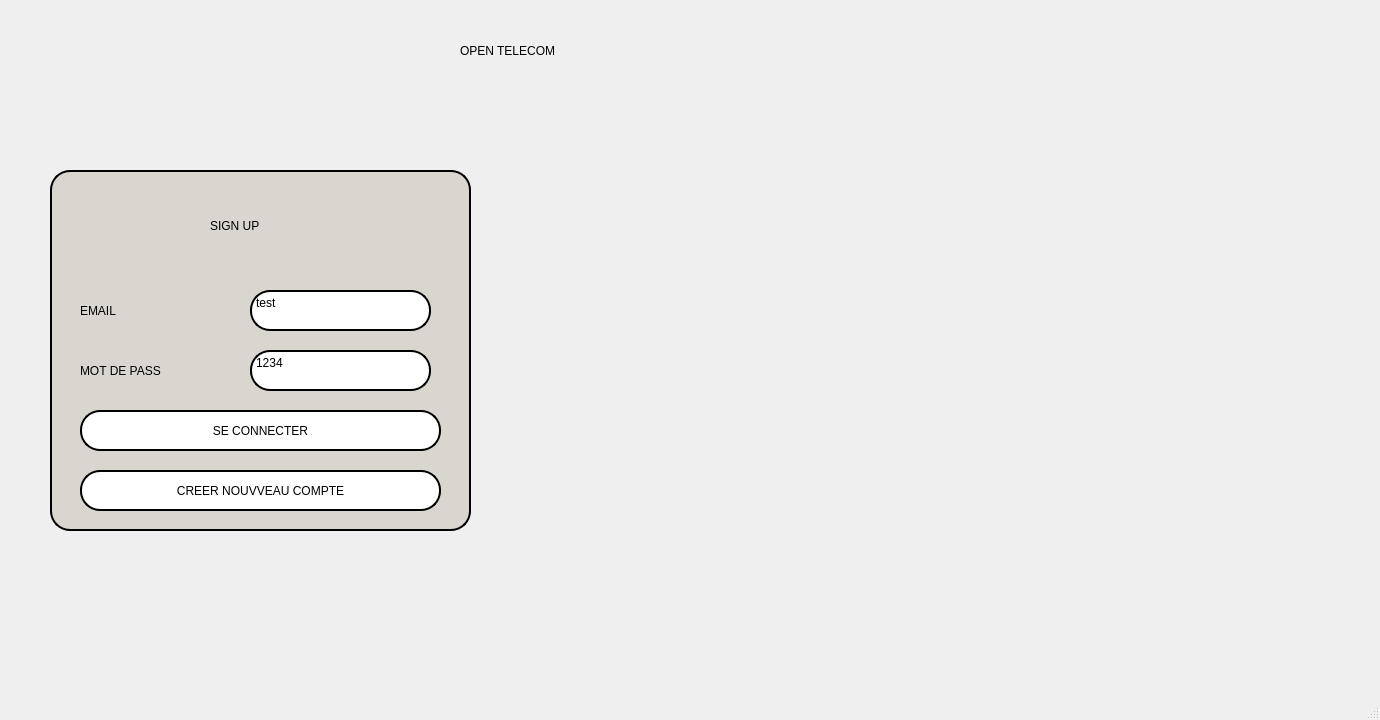
<?xml version="1.0" encoding="UTF-8"?>
<ui version="4.0">
 <class>MainWindow</class>
 <widget class="QMainWindow" name="MainWindow">
  <property name="geometry">
   <rect>
    <x>0</x>
    <y>0</y>
    <width>1380</width>
    <height>720</height>
   </rect>
  </property>
  <property name="minimumSize">
   <size>
    <width>1380</width>
    <height>720</height>
   </size>
  </property>
  <property name="maximumSize">
   <size>
    <width>1380</width>
    <height>720</height>
   </size>
  </property>
  <property name="windowTitle">
   <string>login</string>
  </property>
  <property name="styleSheet">
   <string notr="true"/>
  </property>
  <widget class="QWidget" name="centralwidget">
   <widget class="QLabel" name="label">
    <property name="geometry">
     <rect>
      <x>720</x>
      <y>0</y>
      <width>601</width>
      <height>751</height>
     </rect>
    </property>
    <property name="styleSheet">
     <string notr="true">image: url(:/newPrefix/PngItem_342157.png);</string>
    </property>
    <property name="text">
     <string/>
    </property>
   </widget>
   <widget class="QFrame" name="frame">
    <property name="geometry">
     <rect>
      <x>50</x>
      <y>170</y>
      <width>421</width>
      <height>361</height>
     </rect>
    </property>
    <property name="styleSheet">
     <string notr="true">border: 2px solid black;
font: 75 12pt &quot;Josefin Sans&quot;;
font: 75 8pt &quot;Josefin Sans&quot;;
border-radius: 20px;
background-color:rgb(217, 214, 207);</string>
    </property>
    <property name="frameShape">
     <enum>QFrame::StyledPanel</enum>
    </property>
    <property name="frameShadow">
     <enum>QFrame::Raised</enum>
    </property>
    <widget class="QLabel" name="label_2">
     <property name="geometry">
      <rect>
       <x>160</x>
       <y>40</y>
       <width>111</width>
       <height>31</height>
      </rect>
     </property>
     <property name="styleSheet">
      <string notr="true">font: 63 18pt &quot;Josefin Sans SemiBold&quot;;
color:black;
border:none;
</string>
     </property>
     <property name="text">
      <string>SIGN UP</string>
     </property>
    </widget>
    <widget class="QPlainTextEdit" name="plainTextEdit">
     <property name="geometry">
      <rect>
       <x>200</x>
       <y>120</y>
       <width>181</width>
       <height>41</height>
      </rect>
     </property>
     <property name="styleSheet">
      <string notr="true">background:white;
border-radius: 20px;
font: 63 12pt &quot;Josefin Sans SemiBold&quot;;

</string>
     </property>
     <property name="plainText">
      <string>test</string>
     </property>
    </widget>
    <widget class="QLabel" name="label_3">
     <property name="geometry">
      <rect>
       <x>30</x>
       <y>120</y>
       <width>121</width>
       <height>41</height>
      </rect>
     </property>
     <property name="styleSheet">
      <string notr="true">font: 63 12pt &quot;Josefin Sans SemiBold&quot;;
color:black;
BORDER:NONE;
</string>
     </property>
     <property name="text">
      <string>EMAIL</string>
     </property>
    </widget>
    <widget class="QPlainTextEdit" name="plainTextEdit_2">
     <property name="geometry">
      <rect>
       <x>200</x>
       <y>180</y>
       <width>181</width>
       <height>41</height>
      </rect>
     </property>
     <property name="styleSheet">
      <string notr="true">background:white;
border-radius: 20px;
font: 63 12pt &quot;Josefin Sans SemiBold&quot;;

</string>
     </property>
     <property name="plainText">
      <string>1234</string>
     </property>
    </widget>
    <widget class="QLabel" name="label_4">
     <property name="geometry">
      <rect>
       <x>30</x>
       <y>180</y>
       <width>121</width>
       <height>41</height>
      </rect>
     </property>
     <property name="styleSheet">
      <string notr="true">font: 63 12pt &quot;Josefin Sans SemiBold&quot;;
color:black;
BORDER:NONE;
</string>
     </property>
     <property name="text">
      <string>MOT DE PASS</string>
     </property>
    </widget>
    <widget class="QPushButton" name="pushButton">
     <property name="geometry">
      <rect>
       <x>30</x>
       <y>240</y>
       <width>361</width>
       <height>41</height>
      </rect>
     </property>
     <property name="cursor">
      <cursorShape>PointingHandCursor</cursorShape>
     </property>
     <property name="styleSheet">
      <string notr="true">background:white;
border-radius: 20px;
font: 63 10pt &quot;Josefin Sans SemiBold&quot;;

</string>
     </property>
     <property name="text">
      <string>SE CONNECTER</string>
     </property>
    </widget>
    <widget class="QPushButton" name="pushButton_2">
     <property name="geometry">
      <rect>
       <x>30</x>
       <y>300</y>
       <width>361</width>
       <height>41</height>
      </rect>
     </property>
     <property name="cursor">
      <cursorShape>PointingHandCursor</cursorShape>
     </property>
     <property name="styleSheet">
      <string notr="true">background:white;
border-radius: 20px;
font: 63 10pt &quot;Josefin Sans SemiBold&quot;;

</string>
     </property>
     <property name="text">
      <string>CREER NOUVVEAU COMPTE</string>
     </property>
    </widget>
   </widget>
   <widget class="QLabel" name="label_5">
    <property name="geometry">
     <rect>
      <x>460</x>
      <y>20</y>
      <width>441</width>
      <height>61</height>
     </rect>
    </property>
    <property name="styleSheet">
     <string notr="true">font: 63 40pt &quot;Josefin Sans SemiBold&quot;;
color:black;
border:none;
</string>
    </property>
    <property name="text">
     <string>OPEN TELECOM</string>
    </property>
   </widget>
  </widget>
  <widget class="QStatusBar" name="statusbar"/>
 </widget>
 <resources>
  <include location="total.qrc"/>
 </resources>
 <connections/>
</ui>
